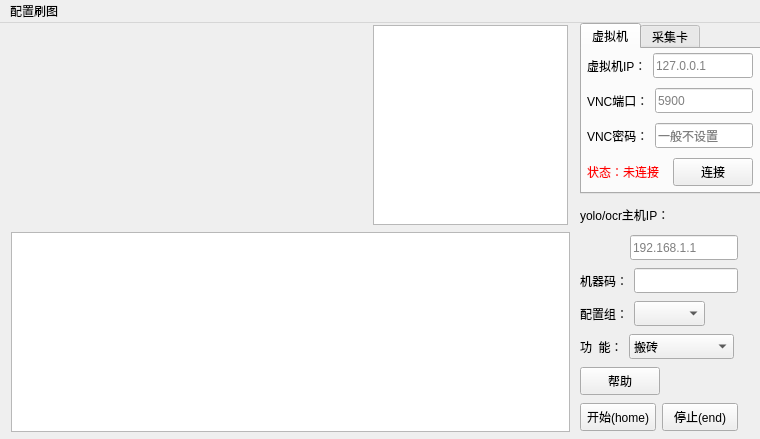
<?xml version="1.0" encoding="UTF-8"?>
<ui version="4.0">
 <class>MainWindow</class>
 <widget class="QMainWindow" name="MainWindow">
  <property name="geometry">
   <rect>
    <x>0</x>
    <y>0</y>
    <width>760</width>
    <height>439</height>
   </rect>
  </property>
  <property name="windowTitle">
   <string>工具人</string>
  </property>
  <widget class="QWidget" name="centralwidget">
   <widget class="QTableWidget" name="rolesTable">
    <property name="geometry">
     <rect>
      <x>11</x>
      <y>209</y>
      <width>559</width>
      <height>200</height>
     </rect>
    </property>
    <property name="minimumSize">
     <size>
      <width>559</width>
      <height>200</height>
     </size>
    </property>
    <property name="maximumSize">
     <size>
      <width>559</width>
      <height>200</height>
     </size>
    </property>
   </widget>
   <widget class="QWidget" name="horizontalLayoutWidget_6">
    <property name="geometry">
     <rect>
      <x>11</x>
      <y>1</y>
      <width>559</width>
      <height>202</height>
     </rect>
    </property>
    <layout class="QHBoxLayout" name="horizontalLayout_2">
     <item>
      <widget class="QLabel" name="label_10">
       <property name="minimumSize">
        <size>
         <width>356</width>
         <height>200</height>
        </size>
       </property>
       <property name="maximumSize">
        <size>
         <width>356</width>
         <height>200</height>
        </size>
       </property>
       <property name="text">
        <string/>
       </property>
      </widget>
     </item>
     <item>
      <widget class="QPlainTextEdit" name="logPlainTextEdit">
       <property name="minimumSize">
        <size>
         <width>195</width>
         <height>200</height>
        </size>
       </property>
       <property name="maximumSize">
        <size>
         <width>195</width>
         <height>200</height>
        </size>
       </property>
      </widget>
     </item>
    </layout>
   </widget>
   <widget class="QTabWidget" name="tabWidget">
    <property name="geometry">
     <rect>
      <x>580</x>
      <y>0</y>
      <width>181</width>
      <height>171</height>
     </rect>
    </property>
    <property name="currentIndex">
     <number>0</number>
    </property>
    <widget class="QWidget" name="tab">
     <attribute name="title">
      <string>虚拟机</string>
     </attribute>
     <widget class="QWidget" name="verticalLayoutWidget_2">
      <property name="geometry">
       <rect>
        <x>5</x>
        <y>0</y>
        <width>166</width>
        <height>141</height>
       </rect>
      </property>
      <layout class="QVBoxLayout" name="verticalLayout_2">
       <item>
        <layout class="QHBoxLayout" name="horizontalLayout_6">
         <property name="rightMargin">
          <number>0</number>
         </property>
         <item>
          <widget class="QLabel" name="label_4">
           <property name="sizePolicy">
            <sizepolicy hsizetype="Fixed" vsizetype="Preferred">
             <horstretch>0</horstretch>
             <verstretch>0</verstretch>
            </sizepolicy>
           </property>
           <property name="text">
            <string>虚拟机IP：</string>
           </property>
          </widget>
         </item>
         <item>
          <widget class="QLineEdit" name="lineEdit_3">
           <property name="sizePolicy">
            <sizepolicy hsizetype="Preferred" vsizetype="Fixed">
             <horstretch>0</horstretch>
             <verstretch>0</verstretch>
            </sizepolicy>
           </property>
           <property name="minimumSize">
            <size>
             <width>0</width>
             <height>25</height>
            </size>
           </property>
           <property name="placeholderText">
            <string>127.0.0.1</string>
           </property>
          </widget>
         </item>
        </layout>
       </item>
       <item>
        <layout class="QHBoxLayout" name="horizontalLayout_8">
         <property name="rightMargin">
          <number>0</number>
         </property>
         <item>
          <widget class="QLabel" name="label_5">
           <property name="sizePolicy">
            <sizepolicy hsizetype="Fixed" vsizetype="Preferred">
             <horstretch>0</horstretch>
             <verstretch>0</verstretch>
            </sizepolicy>
           </property>
           <property name="text">
            <string>VNC端口：</string>
           </property>
          </widget>
         </item>
         <item>
          <widget class="QLineEdit" name="lineEdit_4">
           <property name="minimumSize">
            <size>
             <width>0</width>
             <height>25</height>
            </size>
           </property>
           <property name="placeholderText">
            <string>5900</string>
           </property>
          </widget>
         </item>
        </layout>
       </item>
       <item>
        <layout class="QHBoxLayout" name="horizontalLayout_9">
         <property name="rightMargin">
          <number>0</number>
         </property>
         <item>
          <widget class="QLabel" name="label_6">
           <property name="sizePolicy">
            <sizepolicy hsizetype="Fixed" vsizetype="Preferred">
             <horstretch>0</horstretch>
             <verstretch>0</verstretch>
            </sizepolicy>
           </property>
           <property name="text">
            <string>VNC密码：</string>
           </property>
          </widget>
         </item>
         <item>
          <widget class="QLineEdit" name="lineEdit_5">
           <property name="minimumSize">
            <size>
             <width>0</width>
             <height>25</height>
            </size>
           </property>
           <property name="placeholderText">
            <string>一般不设置</string>
           </property>
          </widget>
         </item>
        </layout>
       </item>
       <item>
        <layout class="QHBoxLayout" name="horizontalLayout_5">
         <item>
          <widget class="QLabel" name="label_7">
           <property name="styleSheet">
            <string notr="true">color: rgb(255, 0, 0);</string>
           </property>
           <property name="text">
            <string>状态：未连接</string>
           </property>
          </widget>
         </item>
         <item>
          <widget class="QPushButton" name="startBtn_2">
           <property name="sizePolicy">
            <sizepolicy hsizetype="Fixed" vsizetype="Fixed">
             <horstretch>0</horstretch>
             <verstretch>0</verstretch>
            </sizepolicy>
           </property>
           <property name="minimumSize">
            <size>
             <width>0</width>
             <height>28</height>
            </size>
           </property>
           <property name="text">
            <string>连接</string>
           </property>
          </widget>
         </item>
        </layout>
       </item>
      </layout>
     </widget>
    </widget>
    <widget class="QWidget" name="tab_2">
     <attribute name="title">
      <string>采集卡</string>
     </attribute>
     <widget class="QWidget" name="verticalLayoutWidget">
      <property name="geometry">
       <rect>
        <x>5</x>
        <y>0</y>
        <width>166</width>
        <height>141</height>
       </rect>
      </property>
      <layout class="QVBoxLayout" name="verticalLayout">
       <item>
        <layout class="QHBoxLayout" name="horizontalLayout_23">
         <property name="rightMargin">
          <number>0</number>
         </property>
         <item>
          <widget class="QLabel" name="label_17">
           <property name="sizePolicy">
            <sizepolicy hsizetype="Fixed" vsizetype="Preferred">
             <horstretch>0</horstretch>
             <verstretch>0</verstretch>
            </sizepolicy>
           </property>
           <property name="text">
            <string>主控VID：</string>
           </property>
          </widget>
         </item>
         <item>
          <widget class="QLineEdit" name="lineEdit_10">
           <property name="minimumSize">
            <size>
             <width>0</width>
             <height>25</height>
            </size>
           </property>
           <property name="placeholderText">
            <string>0xC216</string>
           </property>
          </widget>
         </item>
        </layout>
       </item>
       <item>
        <layout class="QHBoxLayout" name="horizontalLayout_22">
         <property name="rightMargin">
          <number>0</number>
         </property>
         <item>
          <widget class="QLabel" name="label_16">
           <property name="sizePolicy">
            <sizepolicy hsizetype="Fixed" vsizetype="Preferred">
             <horstretch>0</horstretch>
             <verstretch>0</verstretch>
            </sizepolicy>
           </property>
           <property name="text">
            <string>主控PID：</string>
           </property>
          </widget>
         </item>
         <item>
          <widget class="QLineEdit" name="lineEdit_9">
           <property name="minimumSize">
            <size>
             <width>0</width>
             <height>25</height>
            </size>
           </property>
           <property name="placeholderText">
            <string>0x0301</string>
           </property>
          </widget>
         </item>
        </layout>
       </item>
       <item>
        <layout class="QHBoxLayout" name="horizontalLayout_20">
         <property name="rightMargin">
          <number>0</number>
         </property>
         <item>
          <widget class="QLabel" name="label_14">
           <property name="sizePolicy">
            <sizepolicy hsizetype="Fixed" vsizetype="Preferred">
             <horstretch>0</horstretch>
             <verstretch>0</verstretch>
            </sizepolicy>
           </property>
           <property name="text">
            <string>采集卡设备：</string>
           </property>
          </widget>
         </item>
         <item>
          <widget class="QComboBox" name="comboBox">
           <property name="sizePolicy">
            <sizepolicy hsizetype="Preferred" vsizetype="Fixed">
             <horstretch>0</horstretch>
             <verstretch>0</verstretch>
            </sizepolicy>
           </property>
           <property name="minimumSize">
            <size>
             <width>0</width>
             <height>25</height>
            </size>
           </property>
          </widget>
         </item>
        </layout>
       </item>
       <item>
        <layout class="QHBoxLayout" name="horizontalLayout_21">
         <item>
          <widget class="QLabel" name="label_15">
           <property name="styleSheet">
            <string notr="true">color: rgb(255, 0, 0);</string>
           </property>
           <property name="text">
            <string>状态：未连接</string>
           </property>
          </widget>
         </item>
         <item>
          <widget class="QPushButton" name="startBtn_4">
           <property name="sizePolicy">
            <sizepolicy hsizetype="Fixed" vsizetype="Fixed">
             <horstretch>0</horstretch>
             <verstretch>0</verstretch>
            </sizepolicy>
           </property>
           <property name="minimumSize">
            <size>
             <width>0</width>
             <height>28</height>
            </size>
           </property>
           <property name="text">
            <string>采集卡连接</string>
           </property>
          </widget>
         </item>
        </layout>
       </item>
      </layout>
     </widget>
    </widget>
   </widget>
   <widget class="QWidget" name="layoutWidget">
    <property name="geometry">
     <rect>
      <x>580</x>
      <y>310</y>
      <width>154</width>
      <height>27</height>
     </rect>
    </property>
    <layout class="QHBoxLayout" name="horizontalLayout_13">
     <item>
      <widget class="QLabel" name="label_9">
       <property name="sizePolicy">
        <sizepolicy hsizetype="Fixed" vsizetype="Preferred">
         <horstretch>0</horstretch>
         <verstretch>0</verstretch>
        </sizepolicy>
       </property>
       <property name="text">
        <string>功  能：</string>
       </property>
      </widget>
     </item>
     <item>
      <widget class="QComboBox" name="ComboBox_3">
       <property name="sizePolicy">
        <sizepolicy hsizetype="Preferred" vsizetype="Fixed">
         <horstretch>0</horstretch>
         <verstretch>0</verstretch>
        </sizepolicy>
       </property>
       <property name="minimumSize">
        <size>
         <width>0</width>
         <height>25</height>
        </size>
       </property>
       <property name="editable">
        <bool>false</bool>
       </property>
       <item>
        <property name="text">
         <string>搬砖</string>
        </property>
       </item>
       <item>
        <property name="text">
         <string>半自动剧情</string>
        </property>
       </item>
       <item>
        <property name="text">
         <string>手动找门剧情</string>
        </property>
       </item>
      </widget>
     </item>
    </layout>
   </widget>
   <widget class="QWidget" name="layoutWidget">
    <property name="geometry">
     <rect>
      <x>580</x>
      <y>178</y>
      <width>98</width>
      <height>27</height>
     </rect>
    </property>
    <layout class="QHBoxLayout" name="horizontalLayout_10">
     <item>
      <widget class="QLabel" name="label_2">
       <property name="minimumSize">
        <size>
         <width>0</width>
         <height>25</height>
        </size>
       </property>
       <property name="text">
        <string>yolo/ocr主机IP：</string>
       </property>
      </widget>
     </item>
    </layout>
   </widget>
   <widget class="QWidget" name="layoutWidget">
    <property name="geometry">
     <rect>
      <x>580</x>
      <y>211</y>
      <width>158</width>
      <height>27</height>
     </rect>
    </property>
    <layout class="QHBoxLayout" name="horizontalLayout_14">
     <item>
      <spacer name="horizontalSpacer_2">
       <property name="orientation">
        <enum>Qt::Horizontal</enum>
       </property>
       <property name="sizeHint" stdset="0">
        <size>
         <width>40</width>
         <height>20</height>
        </size>
       </property>
      </spacer>
     </item>
     <item>
      <widget class="QLineEdit" name="lineEdit">
       <property name="sizePolicy">
        <sizepolicy hsizetype="Preferred" vsizetype="Fixed">
         <horstretch>0</horstretch>
         <verstretch>0</verstretch>
        </sizepolicy>
       </property>
       <property name="minimumSize">
        <size>
         <width>0</width>
         <height>25</height>
        </size>
       </property>
       <property name="text">
        <string/>
       </property>
       <property name="placeholderText">
        <string>192.168.1.1</string>
       </property>
      </widget>
     </item>
    </layout>
   </widget>
   <widget class="QWidget" name="layoutWidget">
    <property name="geometry">
     <rect>
      <x>580</x>
      <y>343</y>
      <width>123</width>
      <height>30</height>
     </rect>
    </property>
    <layout class="QHBoxLayout" name="horizontalLayout_3">
     <property name="rightMargin">
      <number>0</number>
     </property>
     <item>
      <widget class="QPushButton" name="helpBtn">
       <property name="sizePolicy">
        <sizepolicy hsizetype="Fixed" vsizetype="Fixed">
         <horstretch>0</horstretch>
         <verstretch>0</verstretch>
        </sizepolicy>
       </property>
       <property name="minimumSize">
        <size>
         <width>0</width>
         <height>28</height>
        </size>
       </property>
       <property name="text">
        <string>帮助</string>
       </property>
      </widget>
     </item>
     <item>
      <spacer name="horizontalSpacer">
       <property name="orientation">
        <enum>Qt::Horizontal</enum>
       </property>
       <property name="sizeHint" stdset="0">
        <size>
         <width>40</width>
         <height>20</height>
        </size>
       </property>
      </spacer>
     </item>
    </layout>
   </widget>
   <widget class="QWidget" name="layoutWidget">
    <property name="geometry">
     <rect>
      <x>580</x>
      <y>379</y>
      <width>158</width>
      <height>30</height>
     </rect>
    </property>
    <layout class="QHBoxLayout" name="horizontalLayout">
     <property name="rightMargin">
      <number>0</number>
     </property>
     <item>
      <widget class="QPushButton" name="startBtn">
       <property name="minimumSize">
        <size>
         <width>0</width>
         <height>28</height>
        </size>
       </property>
       <property name="text">
        <string>开始(home)</string>
       </property>
      </widget>
     </item>
     <item>
      <widget class="QPushButton" name="stopBtn">
       <property name="minimumSize">
        <size>
         <width>0</width>
         <height>28</height>
        </size>
       </property>
       <property name="text">
        <string>停止(end)</string>
       </property>
      </widget>
     </item>
    </layout>
   </widget>
   <widget class="QWidget" name="layoutWidget">
    <property name="geometry">
     <rect>
      <x>580</x>
      <y>244</y>
      <width>158</width>
      <height>27</height>
     </rect>
    </property>
    <layout class="QHBoxLayout" name="horizontalLayout_11">
     <item>
      <widget class="QLabel" name="label_3">
       <property name="sizePolicy">
        <sizepolicy hsizetype="Fixed" vsizetype="Preferred">
         <horstretch>0</horstretch>
         <verstretch>0</verstretch>
        </sizepolicy>
       </property>
       <property name="text">
        <string>机器码：</string>
       </property>
      </widget>
     </item>
     <item>
      <widget class="QLineEdit" name="lineEdit_2">
       <property name="minimumSize">
        <size>
         <width>0</width>
         <height>25</height>
        </size>
       </property>
      </widget>
     </item>
    </layout>
   </widget>
   <widget class="QWidget" name="layoutWidget">
    <property name="geometry">
     <rect>
      <x>580</x>
      <y>277</y>
      <width>125</width>
      <height>27</height>
     </rect>
    </property>
    <layout class="QHBoxLayout" name="horizontalLayout_12">
     <item>
      <widget class="QLabel" name="label">
       <property name="sizePolicy">
        <sizepolicy hsizetype="Fixed" vsizetype="Preferred">
         <horstretch>0</horstretch>
         <verstretch>0</verstretch>
        </sizepolicy>
       </property>
       <property name="text">
        <string>配置组：</string>
       </property>
      </widget>
     </item>
     <item>
      <widget class="QComboBox" name="settingsGroupComboBox">
       <property name="sizePolicy">
        <sizepolicy hsizetype="Preferred" vsizetype="Fixed">
         <horstretch>0</horstretch>
         <verstretch>0</verstretch>
        </sizepolicy>
       </property>
       <property name="minimumSize">
        <size>
         <width>0</width>
         <height>25</height>
        </size>
       </property>
       <property name="editable">
        <bool>false</bool>
       </property>
      </widget>
     </item>
    </layout>
   </widget>
  </widget>
  <widget class="QMenuBar" name="menubar">
   <property name="geometry">
    <rect>
     <x>0</x>
     <y>0</y>
     <width>760</width>
     <height>23</height>
    </rect>
   </property>
   <widget class="QMenu" name="menu">
    <property name="title">
     <string>配置刷图</string>
    </property>
    <addaction name="addSettingsGroupAction"/>
    <addaction name="addRoleAction"/>
    <addaction name="action12"/>
    <addaction name="Keyboardsettings"/>
   </widget>
   <addaction name="menu"/>
  </widget>
  <action name="actionc">
   <property name="text">
    <string>c</string>
   </property>
  </action>
  <action name="addSettingsGroupAction">
   <property name="text">
    <string>创建配置组</string>
   </property>
  </action>
  <action name="addRoleAction">
   <property name="text">
    <string>角色配置</string>
   </property>
  </action>
  <action name="action12">
   <property name="text">
    <string>账号登录</string>
   </property>
  </action>
  <action name="Keyboardsettings">
   <property name="text">
    <string>按键配置</string>
   </property>
  </action>
 </widget>
 <resources/>
 <connections>
  <connection>
   <sender>startBtn</sender>
   <signal>clicked()</signal>
   <receiver>MainWindow</receiver>
   <slot>start_clicked()</slot>
   <hints>
    <hint type="sourcelabel">
     <x>639</x>
     <y>403</y>
    </hint>
    <hint type="destinationlabel">
     <x>7</x>
     <y>90</y>
    </hint>
   </hints>
  </connection>
  <connection>
   <sender>stopBtn</sender>
   <signal>clicked()</signal>
   <receiver>MainWindow</receiver>
   <slot>stop_clicked()</slot>
   <hints>
    <hint type="sourcelabel">
     <x>736</x>
     <y>403</y>
    </hint>
    <hint type="destinationlabel">
     <x>279</x>
     <y>87</y>
    </hint>
   </hints>
  </connection>
  <connection>
   <sender>addSettingsGroupAction</sender>
   <signal>triggered()</signal>
   <receiver>MainWindow</receiver>
   <slot>open_settings_group_dialog()</slot>
   <hints>
    <hint type="sourcelabel">
     <x>-1</x>
     <y>-1</y>
    </hint>
    <hint type="destinationlabel">
     <x>371</x>
     <y>161</y>
    </hint>
   </hints>
  </connection>
  <connection>
   <sender>addRoleAction</sender>
   <signal>triggered()</signal>
   <receiver>MainWindow</receiver>
   <slot>open_roles_dialog()</slot>
   <hints>
    <hint type="sourcelabel">
     <x>-1</x>
     <y>-1</y>
    </hint>
    <hint type="destinationlabel">
     <x>371</x>
     <y>161</y>
    </hint>
   </hints>
  </connection>
 </connections>
 <slots>
  <slot>load_model_clicked()</slot>
  <slot>start_clicked()</slot>
  <slot>stop_clicked()</slot>
  <slot>open_settings_group_dialog()</slot>
  <slot>open_roles_dialog()</slot>
  <slot>compute_x_speed()</slot>
  <slot>compute_y_speed()</slot>
 </slots>
</ui>
